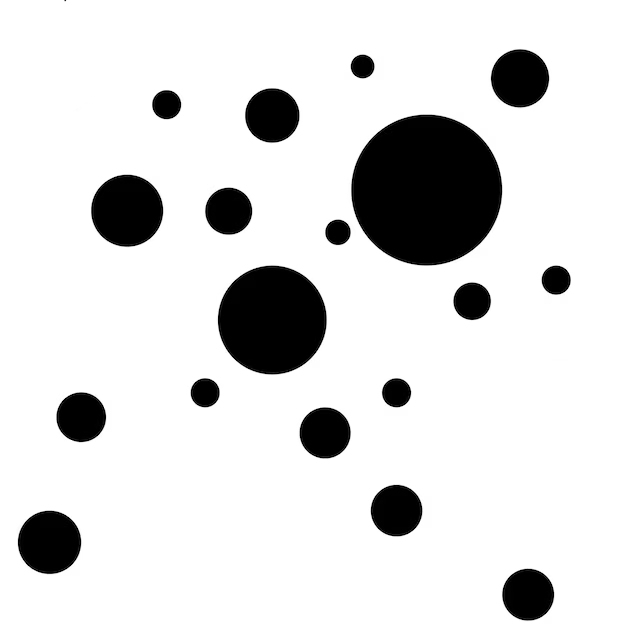
#> input picture task/ind/circ.jpg, 626 x 626 px
$ jupyter execute ind.ipynb
#> lines starting #> are read from the running program, lines starting #| are printed output that depends on the picture; after the words box and inside, x2 and y2 are one past the last pixel; in counts of white or black regions, pixels touching at a corner belong together
#  Найти на черно-белом изображении наибольший по площади контур, который не является контуром всего изображения. Затем нужно выделить найденный контур на изображении и и вырезает изображение внутри этого контура.

### 1) Импортируем необходимые библиотеки

[cell 1]
import cv2
import matplotlib.pyplot as plt

### 2)Загрузим изображение и преобразуем в оттенки серого

[cell 2]
image = cv2.imread("circ.jpg")
#> image is the input picture: shape (626, 626, 3); min 0, max 255, mean 220.1
gray = cv2.cvtColor(image, cv2.COLOR_BGR2GRAY)

### 3)Применяем бинаризацию для выделения черных кругов. Пороговое значение равно 10.

[cell 3]
ret, thresh = cv2.threshold(gray, 10, 255, cv2.THRESH_BINARY)
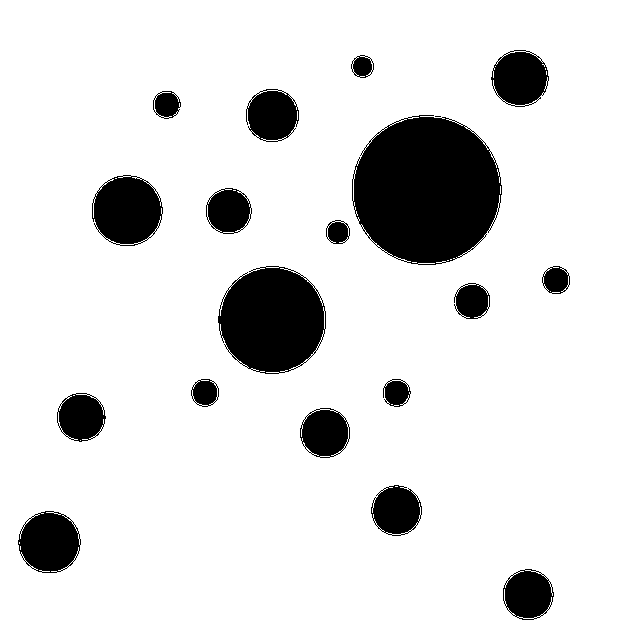
#> thresh: shape (626, 626); 87.2% white; 19 black regions (1 under 20 px)

### 4)Найти все контуры на изображении

Находим контуры на изображении с помощью функции findContours. Здесь используется метод RETR_TREE для извлечения всех контуров и иерархии и метод CHAIN_APPROX_SIMPLE для упрощения полученных контуров.

[cell 4]
contours, hierarchy = cv2.findContours(thresh, cv2.RETR_TREE, cv2.CHAIN_APPROX_SIMPLE)
#> contours = 825 contours, 786 with area under 20; largest, box (x1, y1, x2, y2) and area: (0, 0, 626, 626) 390625, (352, 114, 503, 266) 17357, (217, 266, 326, 375) 8863, (91, 175, 164, 245) 3795, (17, 510, 81, 574) 2932

### 5)Находим контур с наибольшей площадью в списке контуров с помощью цикла for. Здесь используется функция contourArea, чтобы определить площадь контура.

[cell 5]
max_area = 0
max_contour = None
for contour in contours:
    area = cv2.contourArea(contour)
    x, y, w, h = cv2.boundingRect(contour)
    if area > max_area and not (x == 0 and y == 0 and w == image.shape[1] and h == image.shape[0]):
        max_area = area
        max_contour = contour
#> this loop made 825 passes
#> (area, x, y, w, h, max_area) on passes 3, 45, 116, 424, 708: (31, 518, 617, 17, 4, 31), (1907.5, 502, 569, 53, 50, 1907.5), (2931.5, 17, 510, 64, 64, 2931.5), (8863, 217, 266, 109, 109, 8863), (17357, 352, 114, 151, 152, 17357)
#> (contour, area, x, y, w, h) on pass 1: ([[0, 0], [0, 625], [625, 625], [625, 0]], 390625, 0, 0, 626, 626)
#> after the loop, max_area = 17357; max_contour = contour of 322 points, box (x1, y1, x2, y2) (352, 114, 503, 266), area 17357

### 6) Нарисовать контур на изображении.

[cell 6]
if max_contour is not None:
    cv2.drawContours(image, [max_contour], -1, (0, 255, 0), 3)
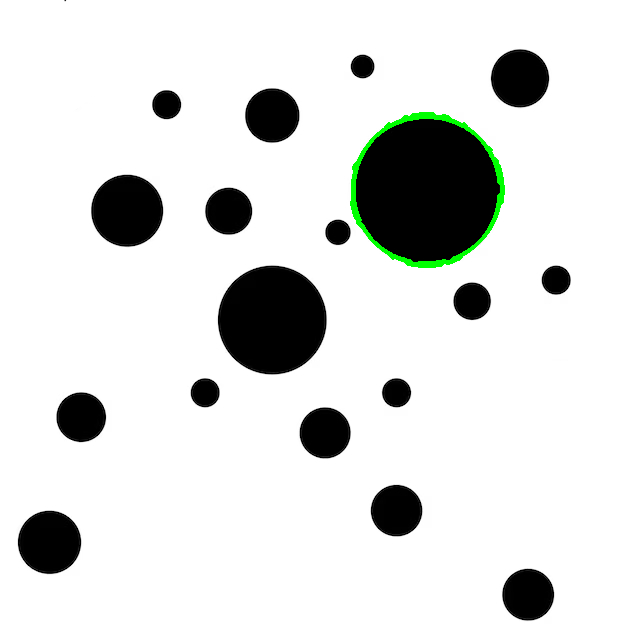
#> image: shape (626, 626, 3); 0.62% of pixels changed, all inside (x1, y1, x2, y2) = (350, 112, 505, 268)

    # 7)Найти ограничивающий прямоугольник для контура и вырезать этот участок
    x, y, w, h = cv2.boundingRect(max_contour)
    cropped_image = image[y:y+h, x:x+w]
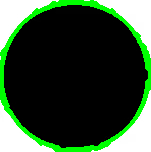
#> cropped_image: shape (152, 151, 3); mean B, G, R 51.4, 76.5, 51.4

### 8)Создать фигуру и задать размер и отобразить изображение с контуром и вырезанную область

[cell 7]
fig = plt.figure(figsize=(10, 5))

ax1 = fig.add_subplot(1, 2, 1)
ax1.imshow(cv2.cvtColor(image, cv2.COLOR_BGR2RGB))
ax1.set_title("Image with contour")

ax2 = fig.add_subplot(1, 2, 2)
ax2.imshow(cv2.cvtColor(cropped_image, cv2.COLOR_BGR2RGB))
ax2.set_title("Cropped image")

plt.show()
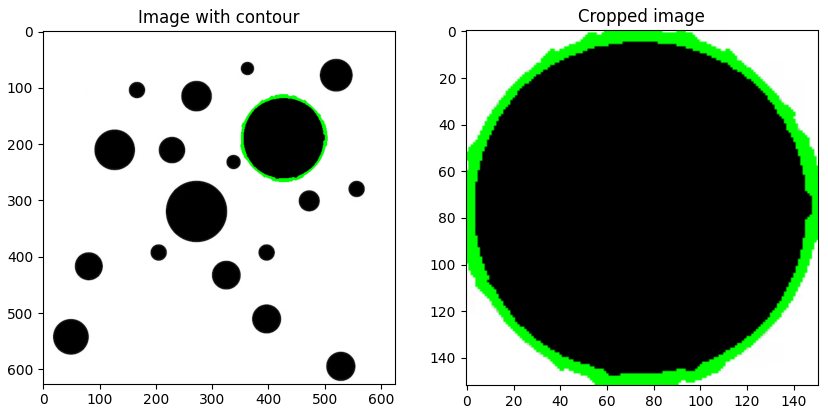
#> figure drawn by matplotlib, 2 panels
